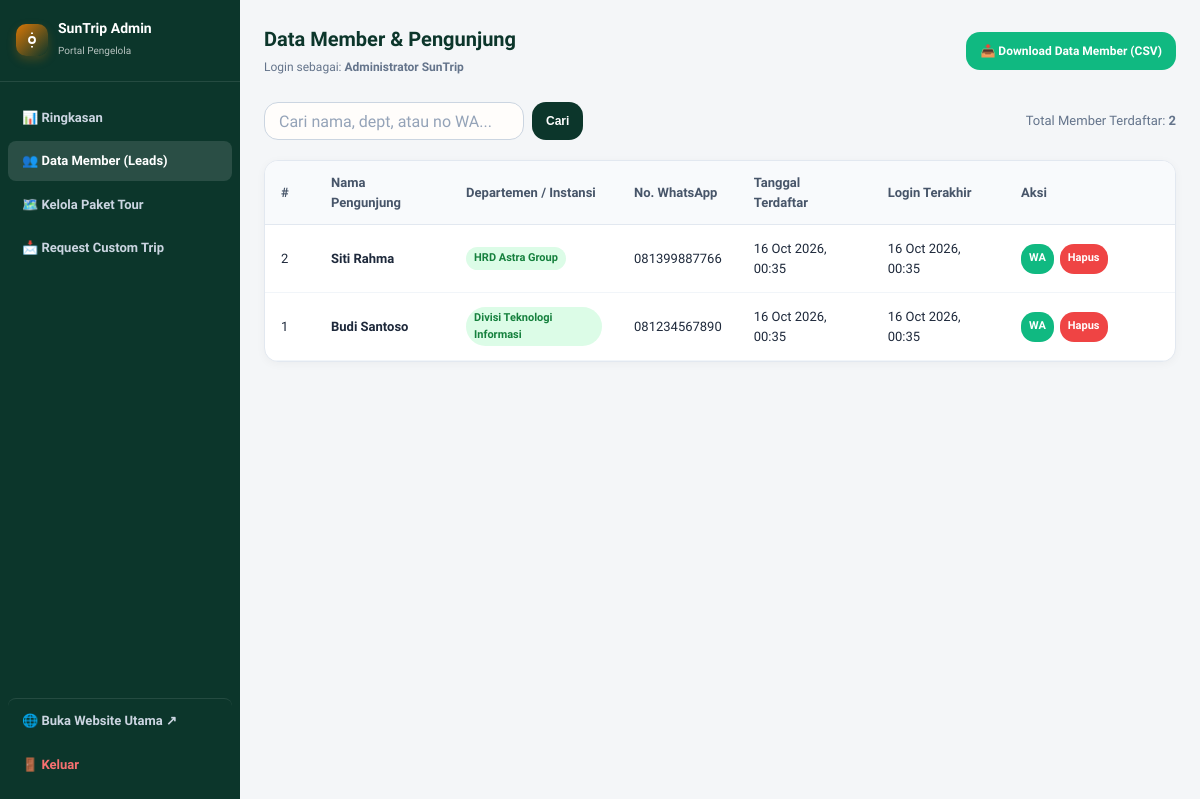
Before: /admin/members.php (signed in) with the older database file.
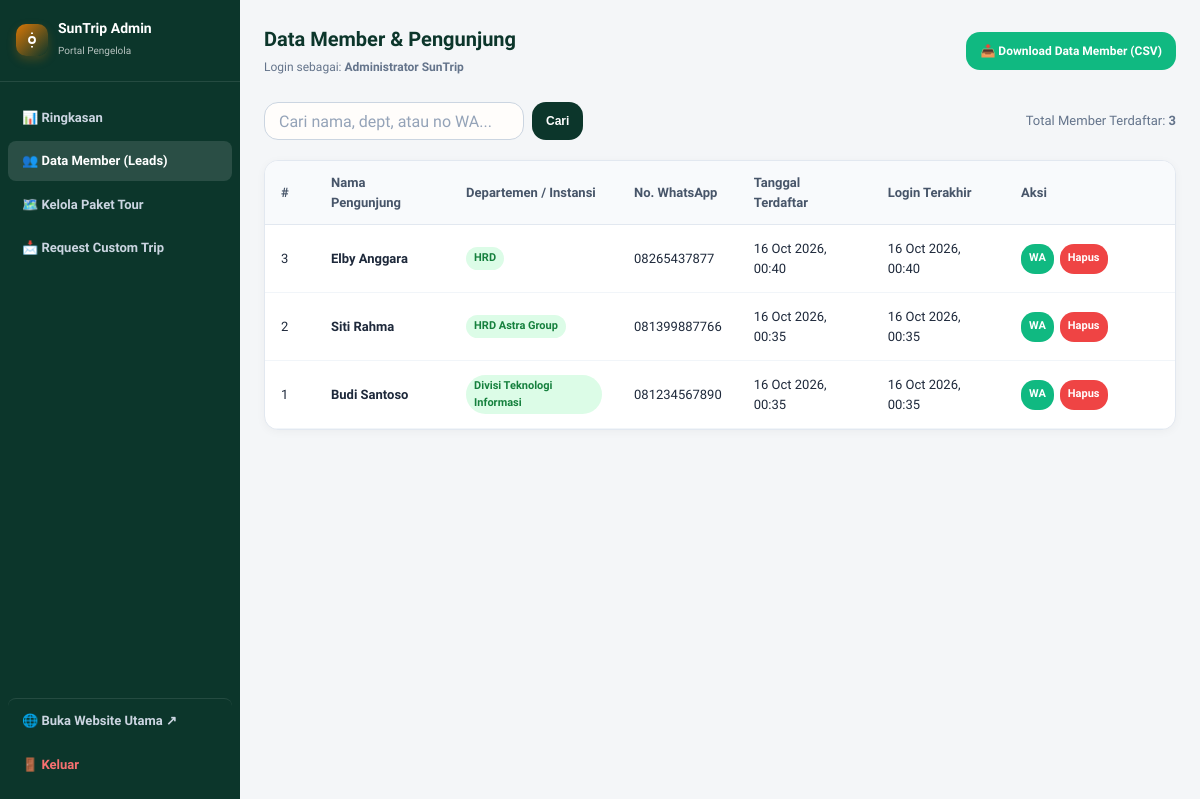
After: the same page with the newer database file.
### tables this page shows
CREATE TABLE members (
        id INTEGER PRIMARY KEY AUTOINCREMENT,
        nama TEXT NOT NULL,
        departemen TEXT NOT NULL,
        no_hp TEXT NOT NULL,
        registered_at DATETIME DEFAULT CURRENT_TIMESTAMP,
        last_login_at DATETIME DEFAULT CURRENT_TIMESTAMP,
        notes TEXT NULL,
        status TEXT DEFAULT 'active'
    );

### includes/config.php (called while the page is built, shortened)
<?php
function clean($data) {
    return htmlspecialchars(trim($data ?? ''), ENT_QUOTES, 'UTF-8');
}
function make_wa_url($phone, $message = '') {
    $cleanPhone = preg_replace('/[^0-9]/', '', $phone);
    if (str_starts_with($cleanPhone, '0')) {
        $cleanPhone = '62' . substr($cleanPhone, 1);
    }
    return 'https://wa.me/' . $cleanPhone . ($message ? '?text=' . rawurlencode($message) : '');
}

### includes/auth.php (called while the page is built, shortened)
<?php
require_once __DIR__ . '/config.php';
function is_admin_logged_in() {
    return !empty($_SESSION['admin_id']) && !empty($_SESSION['admin_user']);
}
function current_admin() {
    return [
        'id' => $_SESSION['admin_id'],
        'username' => $_SESSION['admin_user'],
        'name' => $_SESSION['admin_name'] ?? 'Admin'
    ];
}

### admin/members.php (the view, shortened to what this page needs)
<?php
require_once __DIR__ . '/../includes/config.php';
require_once __DIR__ . '/../includes/auth.php';
$pdo = get_db_connection();
$search = clean($_GET['q'] ?? '');
if (!empty($search)) {
    $stmt = $pdo->prepare("SELECT * FROM members WHERE nama LIKE ? OR departemen LIKE ? OR no_hp LIKE ? ORDER BY id DESC");
    $stmt->execute(["%$search%", "%$search%", "%$search%"]);
} else {
    $stmt = $pdo->query("SELECT * FROM members ORDER BY id DESC");
}
$members = $stmt->fetchAll();
$pageTitle = "Data Member & Pengunjung";
$activeAdminNav = 'members';
require_once __DIR__ . '/header.php';
?>
<div style="margin-bottom: 20px; display: flex; justify-content: space-between; align-items: center; flex-wrap: wrap; gap: 12px;">
    <form method="GET" action="/admin/members.php" style="display: flex; gap: 8px;">
        <input type="text" name="q" value="<?= clean($search) ?>" class="form-input" style="height: 38px; width: 260px;" placeholder="Cari nama, dept, atau no WA...">
        <button type="submit" class="btn-card-action" style="height: 38px;">Cari</button>
    </form>
    <div style="font-size: 13px; color: #64748B;">
        Total Member Terdaftar: <strong><?= count($members) ?></strong>
    </div>
</div>
<div class="admin-table-card">
    <div style="overflow-x: auto;">
        <table class="admin-table">
            <thead>
                <tr>
                    <th style="width: 50px;">#</th>
                    <th>Nama Pengunjung</th>
                    <th>Departemen / Instansi</th>
                    <th>No. WhatsApp</th>
                    <th>Tanggal Terdaftar</th>
                    <th>Login Terakhir</th>
                    <th style="width: 170px;">Aksi</th>
                </tr>
            </thead>
            <tbody>
                <?php if (empty($members)): ?>
                    <tr>
                        <td colspan="7" style="text-align: center; color: #94A3B8; padding: 24px;">Tidak ada data member yang cocok.</td>
                    </tr>
                <?php else: ?>
                    <?php foreach ($members as $m): ?>
                        <tr>
                            <td><?= $m['id'] ?></td>
                            <td><strong><?= clean($m['nama']) ?></strong></td>
                            <td><span class="badge-pill badge-green"><?= clean($m['departemen']) ?></span></td>
                            <td><?= clean($m['no_hp']) ?></td>
                            <td><?= date('d M Y, H:i', strtotime($m['registered_at'])) ?></td>
                            <td><?= !empty($m['last_login_at']) ? date('d M Y, H:i', strtotime($m['last_login_at'])) : '-' ?></td>
                            <td>
                                <div style="display: flex; gap: 6px;">
                                    <a href="<?= make_wa_url($m['no_hp'], 'Halo Bapak/Ibu ' . $m['nama'] . ' dari ' . $m['departemen'] . ', kami dari SunTrip Indonesia. Apakah ada rencana agenda perjalanan atau outing divisi yang ingin dikonsultasikan?') ?>" target="_blank" rel="noopener" class="btn-card-action" style="height: 30px; font-size: 11px; padding: 0 8px; background: #10B981;">
                                        <span>WA</span>
                                    </a>
                                    <a href="/admin/members.php?delete=<?= $m['id'] ?>" onclick="return confirm('Hapus data member ini?');" class="btn-card-action" style="height: 30px; font-size: 11px; padding: 0 8px; background: #EF4444;">
                                        <span>Hapus</span>
                                    </a>
                                </div>
                            </td>
                        </tr>
                    <?php endforeach; ?>
                <?php endif; ?>
            </tbody>
        </table>
    </div>
</div>
<?php require_once __DIR__ . '/footer.php'; ?>

### admin/header.php (shortened to what this page needs)
<?php
require_once __DIR__ . '/../includes/config.php';
require_once __DIR__ . '/../includes/auth.php';
$admin = current_admin();
$activeAdminNav = $activeAdminNav ?? 'dashboard';
?>
<!DOCTYPE html>
<html lang="id">
<head>
    <link rel="stylesheet" href="/assets/css/style.css">
    <link rel="stylesheet" href="/assets/css/admin.css">
</head>
<body class="admin-body">
    <div class="admin-layout">
        <aside class="admin-sidebar">
            <div class="admin-sidebar-brand">
                <div class="brand-logo-icon" style="width: 32px; height: 32px;">
                    <svg width="18" height="18" viewBox="0 0 24 24" fill="none" stroke="currentColor" stroke-width="2.5">
                        <circle cx="12" cy="12" r="4"></circle>
                        <path d="M12 2v2"></path>
                        <path d="M12 20v2"></path>
                    </svg>
                </div>
                <div>
                    <strong style="font-size: 14px; display: block; line-height: 1.2;">SunTrip Admin</strong>
                    <span style="font-size: 10px; opacity: 0.7;">Portal Pengelola</span>
                </div>
            </div>
            <nav class="admin-nav">
                <a href="/admin/index.php" class="admin-nav-link <?= $activeAdminNav === 'dashboard' ? 'active' : '' ?>">
                    <span>📊 Ringkasan</span>
                </a>
                <a href="/admin/members.php" class="admin-nav-link <?= $activeAdminNav === 'members' ? 'active' : '' ?>">
                    <span>👥 Data Member (Leads)</span>
                </a>
                <a href="/admin/packages.php" class="admin-nav-link <?= $activeAdminNav === 'packages' ? 'active' : '' ?>">
                    <span>🗺️ Kelola Paket Tour</span>
                </a>
                <a href="/admin/inquiries.php" class="admin-nav-link <?= $activeAdminNav === 'inquiries' ? 'active' : '' ?>">
                    <span>📩 Request Custom Trip</span>
                </a>
                <a href="/" target="_blank" class="admin-nav-link" style="margin-top: auto; border-top: 1px solid rgba(255,255,255,0.1); padding-top: 12px;">
                    <span>🌐 Buka Website Utama ↗</span>
                </a>
                <a href="/admin/logout.php" class="admin-nav-link" style="color: #F87171;">
                    <span>🚪 Keluar</span>
                </a>
            </nav>
        </aside>
        <main class="admin-content">
            <div class="admin-topbar">
                <div>
                    <h1 style="font-size: 20px; font-weight: 800; color: #0C362B;"><?= clean($pageTitle ?? 'Dashboard') ?></h1>
                    <span style="font-size: 12px; color: #64748B;">Login sebagai: <strong><?= clean($admin['name']) ?></strong></span>
                </div>
                <div>
                    <a href="/admin/members.php?export=csv" class="btn-card-action" style="background: #10B981; height: 38px;">
                        <span>📥 Download Data Member (CSV)</span>
                    </a>
                </div>
            </div>

### admin/footer.php (shortened to what this page needs)
        </main>
    </div>
</body>
</html>

### assets/css/style.css (style rules this page uses)
:root { --bg-sand: #FAF8F5; --bg-sand-light: #FFFDFB; --bg-sand-dark: #F3EFEA; --forest-900: #082820; --forest-800: #0C362B; --forest-700: #12493B; --forest-600: #1B5E4D; --forest-50: #ECFDF5; --sun-gold: #D97706; --sun-gold-hover: #B45309; --sun-gold-light: #FEF3C7; --sun-orange: #EA580C; --slate-900: #131E1E; --slate-800: #1E2E2D; --slate-700: #334443; --slate-600: #4B5E5C; --slate-500: #64748B; --slate-400: #94A3B8; --slate-300: #CBD5E1; --slate-200: #E2E8F0; --slate-100: #F1F5F9; --white: #FFFFFF; --card-border: rgba(18, 73, 59, 0.08); --card-shadow: 0 4px 20px -2px rgba(8, 40, 32, 0.06); --card-shadow-hover: 0 10px 30px -4px rgba(8, 40, 32, 0.12); --radius-sm: 8px; --radius-md: 14px; --radius-lg: 20px; --radius-full: 9999px; --font-main: 'Plus Jakarta Sans', -apple-system, BlinkMacSystemFont, "Segoe UI", Roboto, sans-serif; --touch-target: 48px; --nav-height: 64px; --bottom-bar-height: 68px; }
*, *::before, *::after { box-sizing: border-box; margin: 0; padding: 0; -webkit-tap-highlight-color: transparent; }
html { font-family: var(--font-main); background-color: #EAE6DF; color: var(--slate-900); line-height: 1.5; -webkit-font-smoothing: antialiased; -moz-osx-font-smoothing: grayscale; }
body { margin: 0; padding: 0; background-color: var(--bg-sand); min-height: 100vh; display: flex; flex-direction: column; }
@media (min-width: 640px) { body { background-color: #E8E4DD; background-image: radial-gradient(#D3CDC4 1px, transparent 1px), radial-gradient(#D3CDC4 1px, #E8E4DD 1px); background-size: 24px 24px; background-position: 0 0, 12px 12px; } }
.brand-logo-icon { width: 38px; height: 38px; background: linear-gradient(135deg, var(--sun-gold), var(--forest-800)); border-radius: 10px; display: flex; align-items: center; justify-content: center; color: white; box-shadow: 0 4px 10px rgba(217, 119, 6, 0.25); }
.btn-card-action { background: var(--forest-800); color: white; border: none; height: 38px; padding: 0 14px; border-radius: var(--radius-md); font-size: 12px; font-weight: 700; display: flex; align-items: center; gap: 6px; cursor: pointer; text-decoration: none; transition: all 0.2s; }
.form-input { width: 100%; height: 48px; background: var(--bg-sand-light); border: 1px solid var(--slate-300); border-radius: var(--radius-md); padding: 0 14px; font-family: inherit; font-size: 16px; color: var(--slate-900); transition: all 0.2s; }
.form-input::placeholder { color: var(--slate-400); }

### assets/css/admin.css (style rules this page uses)
:root { --admin-sidebar-bg: #0C362B; --admin-sidebar-text: #E2E8F0; --admin-bg: #F4F6F8; }
body.admin-body { background: var(--admin-bg); font-family: 'Plus Jakarta Sans', sans-serif; color: #1E293B; margin: 0; padding: 0; }
.admin-layout { display: flex; min-height: 100vh; }
.admin-sidebar { width: 240px; background: var(--admin-sidebar-bg); color: white; display: flex; flex-direction: column; flex-shrink: 0; }
.admin-sidebar-brand { padding: 20px 16px; border-bottom: 1px solid rgba(255, 255, 255, 0.1); display: flex; align-items: center; gap: 10px; }
.admin-nav { padding: 16px 8px; display: flex; flex-direction: column; gap: 4px; flex-grow: 1; }
.admin-nav-link { display: flex; align-items: center; gap: 10px; padding: 10px 14px; border-radius: 8px; color: #CBD5E1; text-decoration: none; font-size: 13px; font-weight: 600; transition: all 0.15s; }
.admin-nav-link:hover, .admin-nav-link.active { background: rgba(255, 255, 255, 0.12); color: white; }
.admin-content { flex-grow: 1; padding: 24px; overflow-y: auto; }
.admin-topbar { display: flex; justify-content: space-between; align-items: center; margin-bottom: 24px; }
.admin-table-card { background: white; border-radius: 14px; box-shadow: 0 2px 10px rgba(0,0,0,0.04); border: 1px solid #E2E8F0; overflow: hidden; }
.admin-table { width: 100%; border-collapse: collapse; text-align: left; font-size: 13px; }
.admin-table th { background: #F8FAFC; padding: 12px 16px; font-weight: 700; color: #475569; border-bottom: 1px solid #E2E8F0; }
.admin-table td { padding: 14px 16px; border-bottom: 1px solid #F1F5F9; vertical-align: middle; }
.badge-pill { display: inline-block; padding: 3px 8px; border-radius: 999px; font-size: 11px; font-weight: 700; }
.badge-green { background: #DCFCE7; color: #15803D; }

Changed rows visible on the page:
added members: id "3", nama "Elby Anggara", departemen "HRD", no_hp "08265437877", registered_at "16 Oct 2026, 00:40", last_login_at "16 Oct 2026, 00:40"
Other visible differences:
count($members): "2" → "3"
